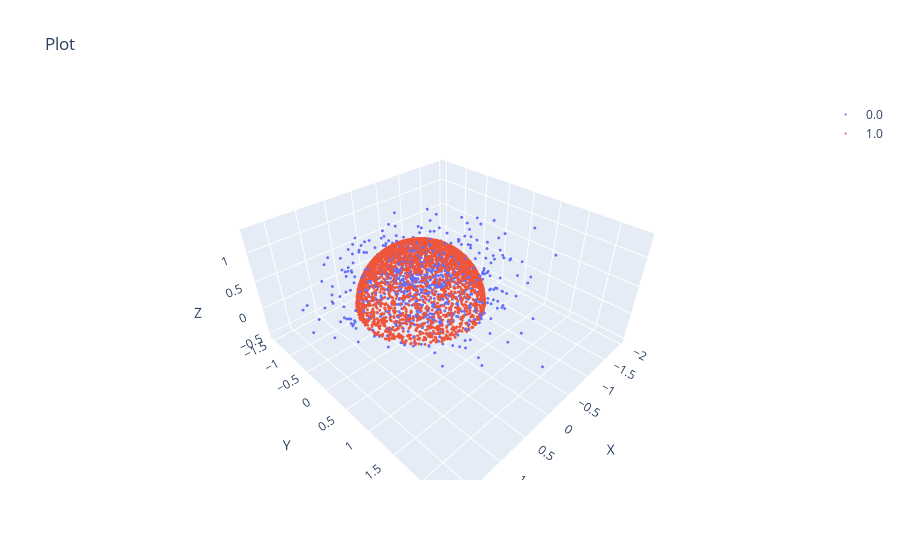

Notebook code for this chart:
### Code cell
data = np.load("../../data/negative_sampling/hifreq1noadd/hemisphere.npz")
scatter(data['data'], data['mask_x'])

### Figure 1 — Plotly figure (JSON) as saved in the notebook; plotly's stock layout.template omitted (floating-point values rounded to 4 significant figures; data arrays with more than 128 entries replaced by an {"elided": "..."} marker saying what was removed)
{"data": [{"marker": {"color": 0, "colorscale": [[0, "#440154"], [0.1111, "#482878"], [0.2222, "#3e4989"], [0.3333, "#31688e"], [0.4444, "#26828e"], [0.5556, "#1f9e89"], [0.6667, "#35b779"], [0.7778, "#6ece58"], [0.8889, "#b5de2b"], [1, "#fde725"]], "opacity": 1, "size": 1}, "mode": "markers", "name": "0.0", "type": "scatter3d", "x": {"elided": "1192 float values"}, "y": {"elided": "1192 float values"}, "z": {"elided": "1192 float values"}}, {"marker": {"color": 1, "opacity": 1, "size": 1}, "mode": "markers", "name": "1.0", "type": "scatter3d", "x": {"elided": "2981 float values"}, "y": {"elided": "2981 float values"}, "z": {"elided": "2981 float values"}}], "layout": {"scene": {"xaxis": {"title": {"text": "X"}}, "yaxis": {"title": {"text": "Y"}}, "zaxis": {"title": {"text": "Z"}}}, "showlegend": true, "title": {"text": "Plot"}}}
